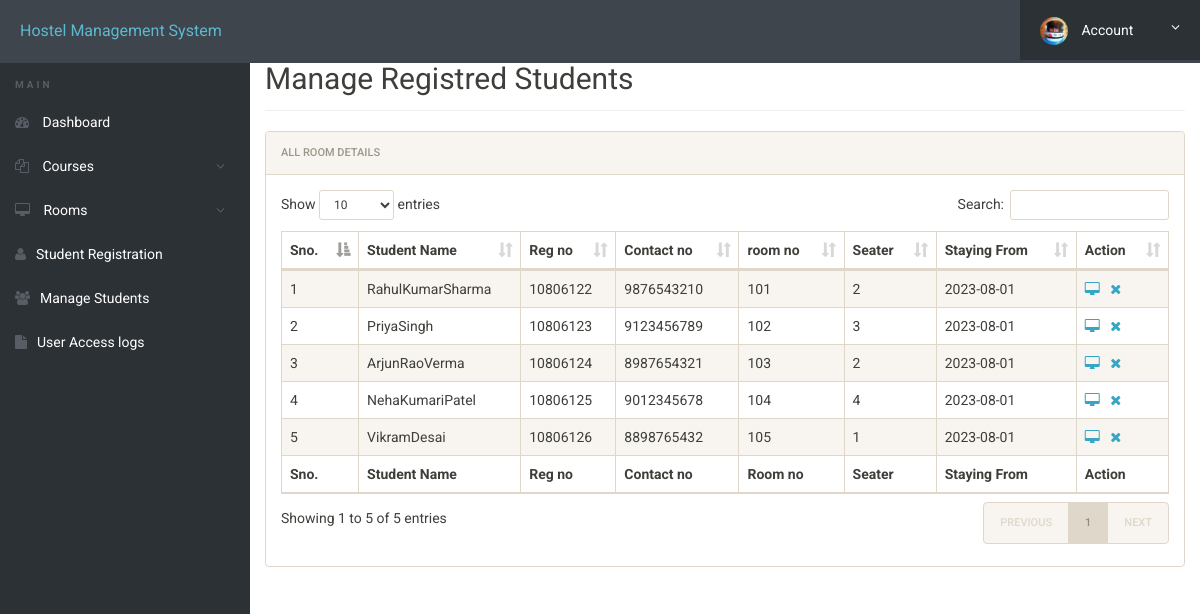
Screenshot of /admin/manage-students.php (signed in) with the database file from the repository.
### tables this page shows
CREATE TABLE `registration` (
  `id` int(11) NOT NULL,
  `roomno` int(11) DEFAULT NULL,
  `seater` int(11) DEFAULT NULL,
  `feespm` int(11) DEFAULT NULL,
  `foodstatus` int(11) DEFAULT NULL,
  `stayfrom` date DEFAULT NULL,
  `duration` int(11) DEFAULT NULL,
  `course` varchar(500) DEFAULT NULL,
  `regno` int(11) DEFAULT NULL,
  `firstName` varchar(500) DEFAULT NULL,
  `middleName` varchar(500) DEFAULT NULL,
  `lastName` varchar(500) DEFAULT NULL,
  `gender` varchar(250) DEFAULT NULL,
  `contactno` bigint(11) DEFAULT NULL,
  `emailid` varchar(500) DEFAULT NULL,
  `egycontactno` bigint(11) DEFAULT NULL,
  `guardianName` varchar(500) DEFAULT NULL,
  `guardianRelation` varchar(500) DEFAULT NULL,
  `guardianContactno` bigint(11) DEFAULT NULL,
  `corresAddress` varchar(500) DEFAULT NULL,
  `corresCIty` varchar(500) DEFAULT NULL,
  `corresState` varchar(500) DEFAULT NULL,
  `corresPincode` int(11) DEFAULT NULL,
  `pmntAddress` varchar(500) DEFAULT NULL,
  `pmntCity` varchar(500) DEFAULT NULL,
  `pmnatetState` varchar(500) DEFAULT NULL,
  `pmntPincode` int(11) DEFAULT NULL,
  `postingDate` timestamp NULL DEFAULT current_timestamp(),
  `updationDate` varchar(500) DEFAULT NULL
);

### admin/manage-students.php (the view, shortened to what this page needs)
<?php
include('includes/config.php');
?>
<!doctype html>
<html lang="en" class="no-js">
<head>
	<link rel="stylesheet" href="css/font-awesome.min.css">
	<link rel="stylesheet" href="css/bootstrap.min.css">
	<link rel="stylesheet" href="css/dataTables.bootstrap.min.css">
	<link rel="stylesheet" href="css/bootstrap-social.css">
	<link rel="stylesheet" href="css/bootstrap-select.css">
	<link rel="stylesheet" href="css/fileinput.min.css">
	<link rel="stylesheet" href="css/awesome-bootstrap-checkbox.css">
	<link rel="stylesheet" href="css/style.css">
</head>
<body>
	<?php include('includes/header.php');?>
	<div class="ts-main-content">
			<?php include('includes/sidebar.php');?>
		<div class="content-wrapper">
			<div class="container-fluid">
				<div class="row">
					<div class="col-md-12">
						<h2 class="page-title" style="margin-top:4%">Manage Registred Students</h2>
						<div class="panel panel-default">
							<div class="panel-heading">All Room Details</div>
							<div class="panel-body">
								<table id="zctb" class="display table table-striped table-bordered table-hover" cellspacing="0" width="100%">
									<thead>
										<tr>
											<th>Sno.</th>
											<th>Student Name</th>
											<th>Reg no</th>
											<th>Contact no </th>
											<th>room no  </th>
											<th>Seater </th>
											<th>Staying From </th>
											<th>Action</th>
										</tr>
									</thead>
									<tfoot>
										<tr>
											<th>Sno.</th>
											<th>Student Name</th>
											<th>Reg no</th>
											<th>Contact no </th>
											<th>Room no  </th>
											<th>Seater </th>
											<th>Staying From </th>
											<th>Action</th>
										</tr>
									</tfoot>
									<tbody>
<?php
$ret="select * from registration";
$stmt= $mysqli->prepare($ret) ;
$stmt->execute() ;
$res=$stmt->get_result();
$cnt=1;
while($row=$res->fetch_object())
	  {
	  	?>
<tr><td><?php echo $cnt;;?></td>
<td><?php echo $row->firstName;?><?php echo $row->middleName;?><?php echo $row->lastName;?></td>
<td><?php echo $row->regno;?></td>
<td><?php echo $row->contactno;?></td>
<td><?php echo $row->roomno;?></td>
<td><?php echo $row->seater;?></td>
<td><?php echo $row->stayfrom;?></td>
<td>
<a href="student-details.php?regno=<?php echo $row->regno;?>" title="View Full Details"><i class="fa fa-desktop"></i></a>&nbsp;&nbsp;
<a href="manage-students.php?del=<?php echo $row->regno;?>" title="Delete Record" onclick="return confirm('Do you want to delete');"><i class="fa fa-close"></i></a></td>
										</tr>
									<?php
$cnt=$cnt+1;
									 } ?>
									</tbody>
								</table>
							</div>
						</div>
					</div>
				</div>
			</div>
		</div>
	</div>
</body>
</html>

### admin/css/style.css (style rules this page uses)
html { font-size: 14px; }
@media only screen and (min-width: 480px) { html { font-size: 17px; } }
@media only screen and (min-width: 768px) { html { font-size: 14px; } }
body { font-size: 1em; }
a { color: #37a6c4; }
.panel { overflow: hidden; }
.page-title { padding-bottom: 15px; margin-bottom: 20px; border-bottom: 1px solid #f0f0f0; }
.ts-main-content .content-wrapper { padding-top: 15px; margin-top: 10px; }
@media only screen and (min-width: 992px) { .ts-main-content .content-wrapper { margin-left: 250px; } }

### rows the page displays
registration: firstName "Rahul", middleName "Kumar", lastName "Sharma", regno "10806122", contactno "9876543210", roomno "101", seater "2", stayfrom "2023-08-01"
registration: firstName "Priya", lastName "Singh", regno "10806123", contactno "9123456789", roomno "102", seater "3", stayfrom "2023-08-01"
registration: firstName "Arjun", middleName "Rao", lastName "Verma", regno "10806124", contactno "8987654321", roomno "103", seater "2", stayfrom "2023-08-01"
registration: firstName "Neha", middleName "Kumari", lastName "Patel", regno "10806125", contactno "9012345678", roomno "104", seater "4", stayfrom "2023-08-01"
registration: firstName "Vikram", lastName "Desai", regno "10806126", contactno "8898765432", roomno "105", seater "1", stayfrom "2023-08-01"
